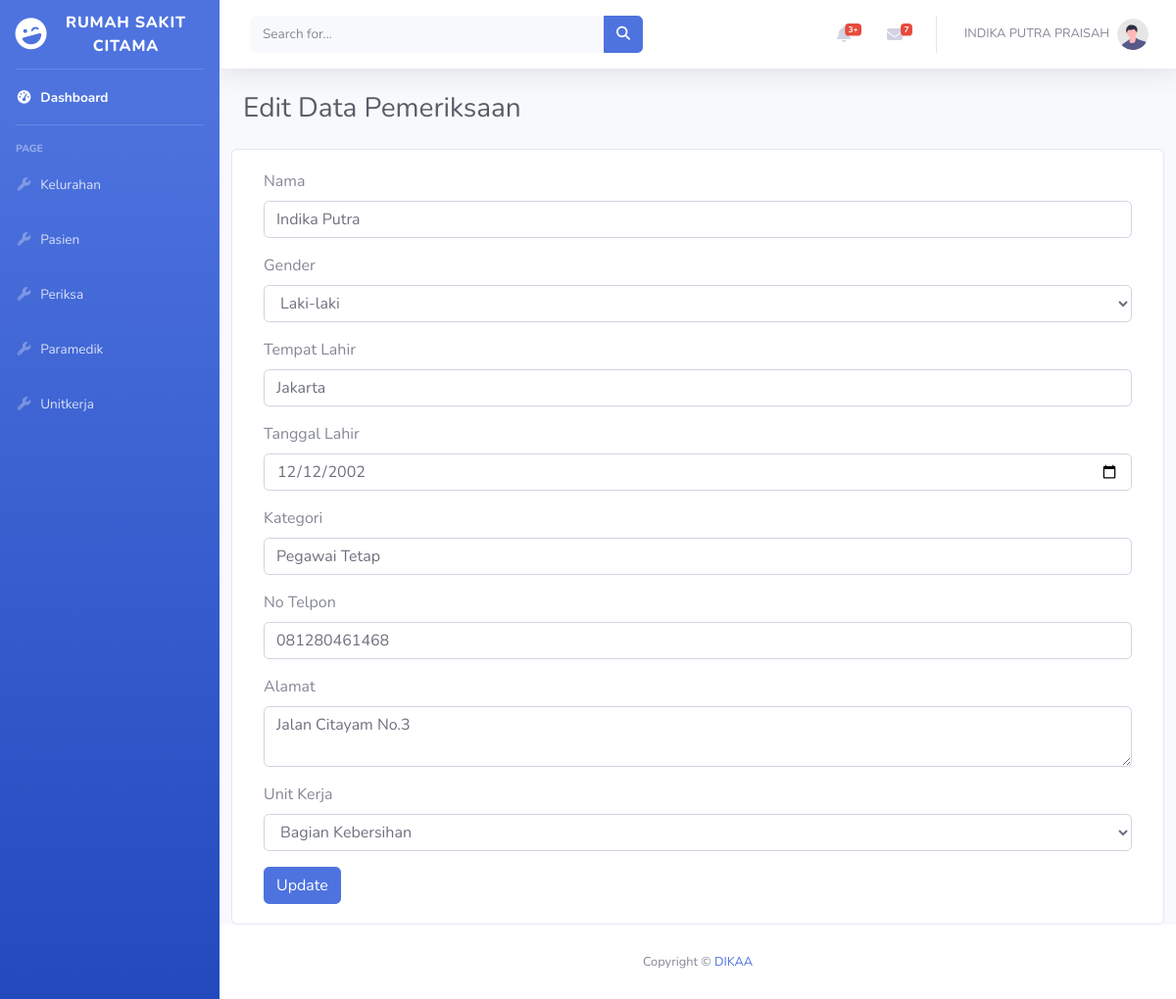
Screenshot of /paramedik/edit.php?id=1 with the database file from the repository.
### tables this page shows
CREATE TABLE `paramedik` (
  `id` int(11) NOT NULL,
  `nama` varchar(45) DEFAULT NULL,
  `gender` char(1) DEFAULT NULL,
  `tmp_lahir` varchar(30) DEFAULT NULL,
  `tgl_lahir` date DEFAULT NULL,
  `kategori` enum('Pegawai Tetap','Pegawai Kontrak','Magang') DEFAULT NULL,
  `telpon` varchar(20) DEFAULT NULL,
  `alamat` varchar(100) DEFAULT NULL,
  `unit_kerja_id` int(11) DEFAULT NULL
);

### paramedik/edit.php (the view, shortened to what this page needs)
<!DOCTYPE html>
<html lang="en">
<?php
include_once('../include/meta.php');
require_once('../dbkoneksi.php');
?>
<body id="page-top">
    <div id="wrapper">
        <?php include_once('../include/header.php') ?>
        <div id="content-wrapper" class="d-flex flex-column">
            <div id="content">
                <?php include_once('../include/sidebar.php') ?>
                <div class="container-fluid">
                    <div class="d-sm-flex align-items-center justify-content-between mb-4">
                        <h1 class="h3 mb-0 text-gray-800">Edit Data Pemeriksaan</h1>
                    </div>
                    <div class="row">
                        <div class="card col-md-12">
                            <div class="card-body">
                                <form action="" method="post">
                                <?php
                    if (isset($_GET['id'])) {
                        $sql = "SELECT * FROM paramedik WHERE id = ?";
                        $stmt = $dbh->prepare($sql);
                        $stmt->execute([$_GET['id']]);
                        $data = $stmt->fetch();
                    ?>
                    <div class="form-group">
                        <label for="nama">Nama</label>
                        <input type="text" class="form-control" id="nama" name="nama" value="<?= $data['nama'] ?>" required>
                    </div>
                    <div class="form-group">
                        <label for="gender">Gender</label>
                        <select class="form-control" id="gender" name="gender" required>
                            <option value="L" <?= $data['gender'] == 'L' ? 'selected' : '' ?>>Laki-laki</option>
                        </select>
                    </div>
                    <div class="form-group">
                        <label for="tmp_lahir">Tempat Lahir</label>
                        <input type="text" class="form-control" id="tmp_lahir" name="tmp_lahir" value="<?= $data['tmp_lahir'] ?>" required>
                    </div>
                    <div class="form-group">
                        <label for="tgl_lahir">Tanggal Lahir</label>
                        <input type="date" class="form-control" id="tgl_lahir" name="tgl_lahir" value="<?= $data['tgl_lahir'] ?>" required>
                    </div>
                    <div class="form-group">
                        <label for="kategori">Kategori</label>
                        <input type="text" class="form-control" id="kategori" name="kategori" value="<?= $data['kategori'] ?>" required>
                    </div>
                    <div class="form-group">
                        <label for="telpon">No Telpon</label>
                        <input type="tel" class="form-control" id="telpon" name="telpon" value="<?= $data['telpon'] ?>" required>
                    </div>
                    <div class="form-group">
                        <label for="alamat">Alamat</label>
                        <textarea class="form-control" id="alamat" name="alamat" required><?= $data['alamat'] ?></textarea>
                    </div>
                    <div class="form-group">
                        <label for="unit_kerja">Unit Kerja</label>
                        <select class="form-control" id="unit_kerja" name="unit_kerja_id" required>
                            <?php
                            $sql_unit_kerja = "SELECT * FROM unit_kerja";
                            $stmt_unit_kerja = $dbh->prepare($sql_unit_kerja);
                            $stmt_unit_kerja->execute();
                            $result_unit_kerja = $stmt_unit_kerja->fetchAll();
                            foreach ($result_unit_kerja as $row_unit_kerja) {
                                $selected = ($data['unit_kerja_id'] == $row_unit_kerja['id']) ? 'selected' : '';
                                echo "<option value='{$row_unit_kerja['id']}' $selected>{$row_unit_kerja['nama']}</option>";
                            }
                            ?>
                        </select>
                                    </div>
                                    <button class="btn btn-primary" type="submit">Update</button>
                                </form>
                            </div>
                        </div>
                    </div>
                <?php } ?>
                </div>
            </div>
            <?php include_once('../include/footer.php') ?>
        </div>
    </div>
</body>
</html>

### rows the page displays
paramedik: nama "Indika Putra", gender "Laki-laki", tmp_lahir "Jakarta", tgl_lahir "12/12/2002", kategori "Pegawai Tetap", telpon "081280461468", alamat "Jalan Citayam No.3"

### other values shown
form field unit_kerja_id "Bagian Kebersihan"
